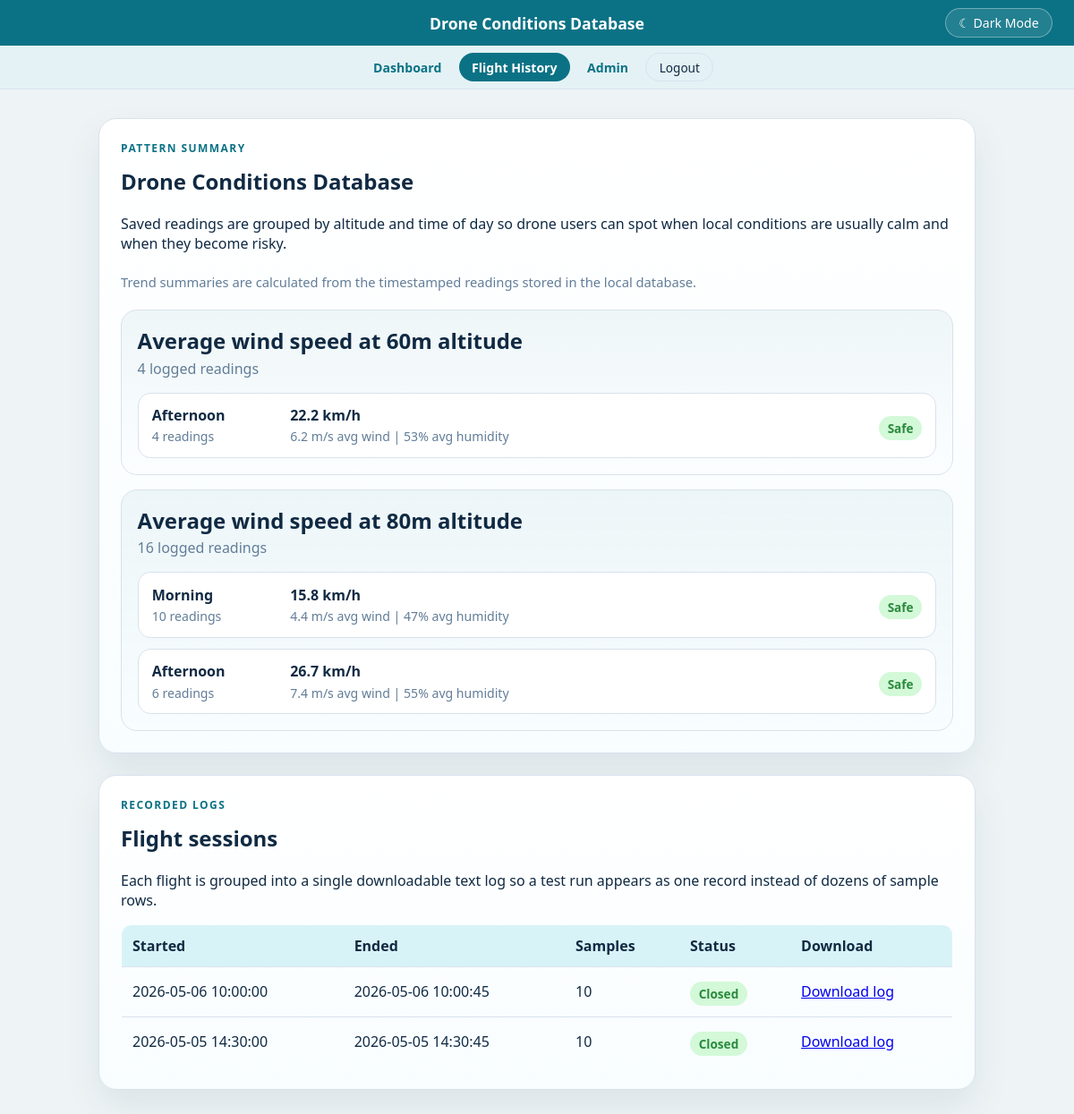
Before: /flight-data/ with the older database file.
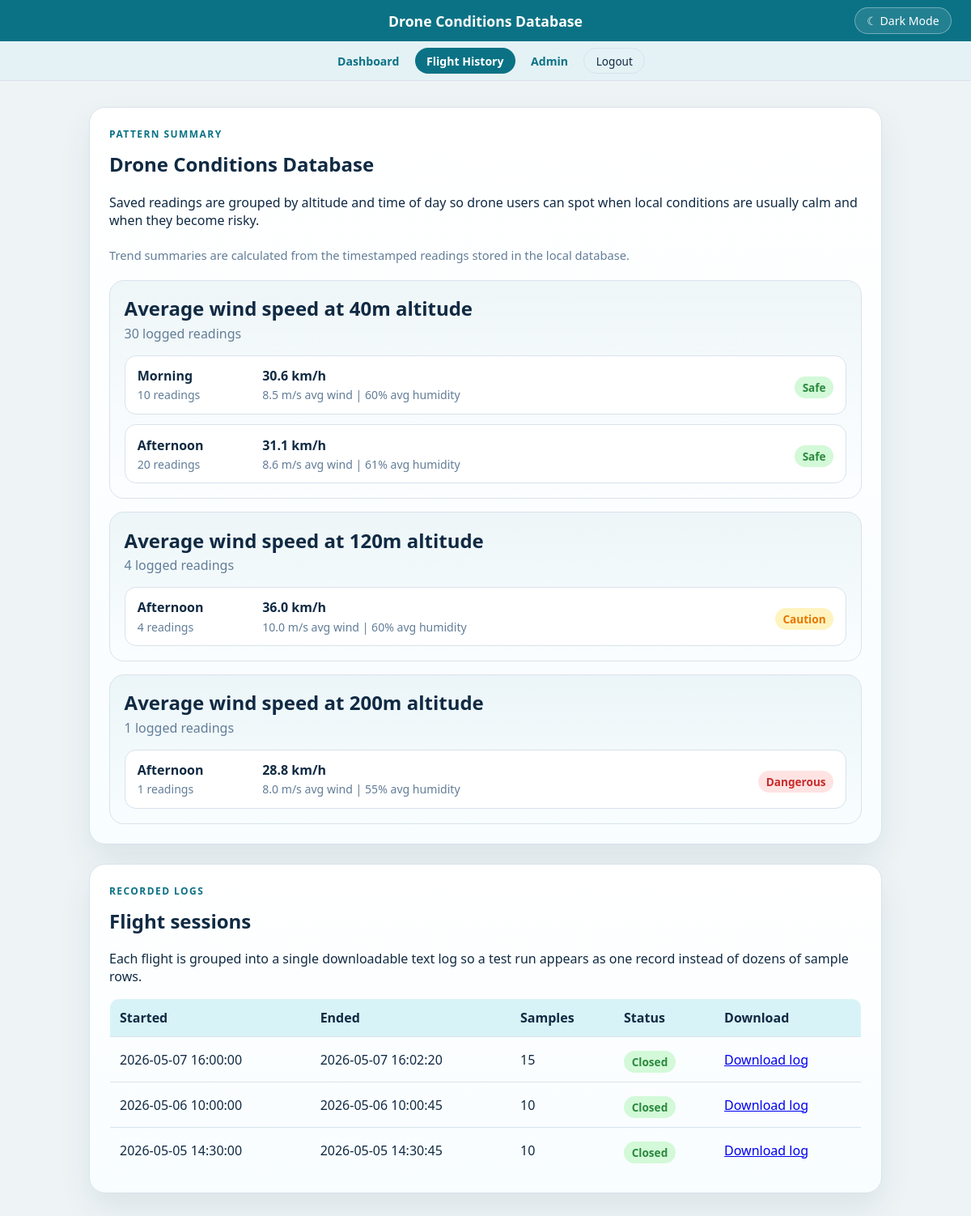
After: the same page with the newer database file.
### flight_monitoring/models.py (models this page shows, shortened)
class FlightSession(models.Model):
	started_at = models.DateTimeField(default=timezone.now, db_index=True)
	last_sample_at = models.DateTimeField(null=True, blank=True, db_index=True)
	ended_at = models.DateTimeField(null=True, blank=True, db_index=True)
	sample_count = models.PositiveIntegerField(default=0)
	log_text = models.TextField(blank=True)
	class Meta:
		ordering = ["-started_at"]

class FlightData(models.Model):
	SAFE = "Safe"
	CAUTION = "Caution"
	DANGEROUS = "Dangerous"
	SAFETY_STATUS_CHOICES = [
		(SAFE, "Safe"),
		(CAUTION, "Caution"),
		(DANGEROUS, "Dangerous"),
	]
	wind_speed = models.DecimalField(max_digits=5, decimal_places=2)
	humidity = models.DecimalField(max_digits=5, decimal_places=2)
	altitude = models.DecimalField(max_digits=7, decimal_places=2)
	timestamp = models.DateTimeField(default=timezone.now, db_index=True)
	safety_rating = models.CharField(
		max_length=10,
		choices=SAFETY_STATUS_CHOICES,
		default=SAFE,
		editable=False,
	)
	class Meta:
		ordering = ["-timestamp"]

### flight_monitoring/views.py (the view)
# urls.py: path("flight-data/", flight_data_list, name="flight_data_list"),
def flight_data_list(request):
	_close_stale_flight_sessions()
	flight_data = list(FlightData.objects.all())
	for record in flight_data:
		record.time_period_label = get_time_period(record.timestamp)
		record.wind_speed_kmh = wind_speed_to_kmh(record.wind_speed)
	conditions_summary = build_conditions_summary(flight_data)
	flight_sessions = list(FlightSession.objects.all())
	return render(
		request,
		"flight_monitoring/flight_logs.html",
		{
			"flight_data": flight_data,
			"flight_sessions": flight_sessions,
			"conditions_summary": conditions_summary,
		},
	)

### flight_monitoring/utils.py (called while the page is built)
def calculate_flight_safety_status(wind_speed, humidity, altitude):
	wind_speed = float(wind_speed)
	humidity = float(humidity)
	altitude = float(altitude)
	if wind_speed > 20 or humidity > 90 or altitude > 200:
		return "Dangerous"
	if wind_speed > 12 or humidity > 75 or altitude > 120:
		return "Caution"
	return "Safe"

def wind_speed_to_kmh(wind_speed):
	return round(float(wind_speed) * 3.6, 1)

def get_time_period(timestamp):
	local_timestamp = (
		timezone.localtime(timestamp) if timezone.is_aware(timestamp) else timestamp
	)
	hour = local_timestamp.hour
	for label, start_hour, end_hour in TIME_PERIODS:
		if start_hour <= hour < end_hour:
			return label
	return "Night"

def get_altitude_band(altitude):
	band = int(round(float(altitude) / 20.0) * 20)
	return max(20, band)

### flight_monitoring/views.py (called while the page is built)
def _close_stale_flight_sessions(now=None):
	now = now or timezone.now()
	cutoff = now - FLIGHT_SESSION_GAP
	stale_sessions = FlightSession.objects.filter(
		ended_at__isnull=True,
		last_sample_at__isnull=False,
		last_sample_at__lt=cutoff,
	)
	for session in stale_sessions:
		session.close()
		session.save(update_fields=["ended_at"])

### flight_monitoring/templates/flight_monitoring/flight_logs.html (shortened to what this page needs)
{% load static %}
<!DOCTYPE html>
<html lang="en" data-theme="">
<head>
    <link rel="stylesheet" href="{% static 'css/home.css' %}?v=3">
    <link rel="stylesheet" href="{% static 'css/flight_history.css' %}">
</head>
<body class="history-page">
    <header class="site-header">
        <span class="site-header__title">Drone Conditions Database</span>
        <button class="theme-toggle header-theme-toggle" onclick="toggleDarkMode()" id="themeToggle">&#9790; Dark Mode</button>
    </header>
    <nav class="site-nav">
        <a href="{% url 'flight_monitoring:dashboard' %}">Dashboard</a>
        <a href="{% url 'flight_monitoring:flight_data_list' %}" class="active">Flight History</a>
        <a href="{% url 'admin:index' %}">Admin</a>
        <form action="{% url 'logout' %}" method="post" style="margin:0">
            <button type="button" class="logout-btn" onclick="this.closest('form').submit()">Logout</button>
        </form>
    </nav>
    <main class="history-layout">
        <section class="panel">
            <p class="eyebrow">Pattern Summary</p>
            <h1>Drone Conditions Database</h1>
            <p>Saved readings are grouped by altitude and time of day so drone users can spot when local conditions are usually calm and when they become risky.</p>
            <span class="caption">Trend summaries are calculated from the timestamped readings stored in the local database.</span>
            {% if conditions_summary %}
                <div class="pattern-grid">
                    {% for summary in conditions_summary %}
                        <article class="pattern-card">
                            <div class="pattern-card__header">
                                <div>
                                    <h2>Average wind speed at {{ summary.altitude_label }} altitude</h2>
                                    <p>{{ summary.total_readings }} logged readings</p>
                                </div>
                            </div>
                            <div class="pattern-list">
                                {% for period in summary.periods %}
                                    <div class="pattern-row">
                                        <div class="pattern-row__time">
                                            <strong>{{ period.label }}</strong>
                                            <span>{{ period.sample_count }} readings</span>
                                        </div>
                                        <div class="pattern-row__metrics">
                                            <strong>{{ period.avg_wind_speed_kmh|floatformat:1 }} km/h</strong>
                                            <span>{{ period.avg_wind_speed_mps|floatformat:1 }} m/s avg wind | {{ period.avg_humidity|floatformat:0 }}% avg humidity</span>
                                        </div>
                                        <span class="badge {% if period.safety_rating == 'Safe' %}badge--safe{% elif period.safety_rating == 'Caution' %}badge--caution{% else %}badge--dangerous{% endif %}">{{ period.safety_rating }}</span>
                                    </div>
                                {% endfor %}
                            </div>
                        </article>
                    {% endfor %}
                </div>
            {% else %}
                <p class="empty-state">No saved readings are available yet, so there are no local patterns to show.</p>
            {% endif %}
        </section>
        <section class="panel">
            <p class="eyebrow">Recorded Logs</p>
            <h2>Flight sessions</h2>
            <p>Each flight is grouped into a single downloadable text log so a test run appears as one record instead of dozens of sample rows.</p>
            {% if flight_sessions %}
                <table>
                    <thead>
                        <tr>
                            <th>Started</th>
                            <th>Ended</th>
                            <th>Samples</th>
                            <th>Status</th>
                            <th>Download</th>
                        </tr>
                    </thead>
                    <tbody>
                        {% for item in flight_sessions %}
                            <tr>
                                <td>{{ item.started_at|date:"Y-m-d H:i:s" }}</td>
                                <td>{% if item.ended_at %}{{ item.ended_at|date:"Y-m-d H:i:s" }}{% else %}In progress{% endif %}</td>
                                <td>{{ item.sample_count }}</td>
                                <td>
                                    {% if item.ended_at %}
                                        <span class="badge badge--safe">Closed</span>
                                    {% else %}
                                        <span class="badge badge--caution">Active</span>
                                    {% endif %}
                                </td>
                                <td><a href="{% url 'flight_monitoring:flight_session_download' item.id %}">Download log</a></td>
                            </tr>
                        {% endfor %}
                    </tbody>
                </table>
            {% else %}
                <p class="empty-state">No flight sessions are available yet.</p>
            {% endif %}
        </section>
    </main>
</body>
</html>

### flight_monitoring/static/css/home.css (style rules this page uses)
:root { --bg: #eef4f6; --panel: #ffffff; --ink: #102a43; --muted: #627d98; --accent: #0b7285; --accent-soft: #d8f3f7; --border: #d9e2ec; --header-bg: #0b7285; --header-ink: #ffffff; --nav-bg: #e4f2f5; --nav-ink: #0b7285; }
* { box-sizing: border-box; }
body { margin: 0; font-family: "Segoe UI", sans-serif; background: var(--bg); color: var(--ink); transition: background 0.2s, color 0.2s; }
.site-header { background: var(--header-bg); color: var(--header-ink); padding: 0.85rem 1.5rem; display: flex; align-items: center; justify-content: center; text-align: center; position: relative; }
.site-header__title { font-size: 1.1rem; font-weight: 700; margin: 0; }
.theme-toggle { border: 1px solid rgba(255,255,255,0.35); background: rgba(255,255,255,0.1); color: inherit; padding: 0.4rem 0.9rem; border-radius: 999px; cursor: pointer; font: inherit; font-size: 0.88rem; position: absolute; right: 1.5rem; top: 50%; transform: translateY(-50%); }
.site-header .header-theme-toggle { position: absolute; right: 1.5rem; top: 50%; transform: translateY(-50%); }
.site-nav { background: var(--nav-bg); display: flex; align-items: center; justify-content: center; flex-wrap: wrap; gap: 0.3rem; padding: 0.5rem 1.5rem; border-bottom: 1px solid var(--border); }
.site-nav a { text-decoration: none; color: var(--nav-ink); font-weight: 600; font-size: 0.88rem; padding: 0.4rem 0.9rem; border-radius: 999px; transition: background 0.15s, color 0.15s; }
.site-nav a:hover, .site-nav a.active { background: var(--accent); color: #fff; }
.site-nav .logout-btn { border: 1px solid var(--border); background: transparent; color: var(--ink); padding: 0.35rem 0.9rem; border-radius: 999px; font: inherit; font-size: 0.85rem; cursor: pointer; }
main { width: min(1280px, calc(100% - 3rem)); margin: 0 auto; padding: 2.5rem 0 4rem; }
h1, h2, p { margin-top: 0; }
.panel { background: linear-gradient(180deg, var(--panel), #f8fdff); border: 1px solid var(--border); border-radius: 16px; padding: 1.75rem; box-shadow: 0 20px 50px rgba(16,42,67,0.08); }
.eyebrow { text-transform: uppercase; letter-spacing: 0.12em; font-size: 0.75rem; color: var(--accent); font-weight: 700; margin-bottom: 0.75rem; }
.badge { display: inline-block; margin-top: 0.35rem; padding: 0.28rem 0.75rem; border-radius: 999px; font-size: 1rem; font-weight: 700; }
.badge--safe { background: #d1fae5; color: #065f46; }
.badge--caution { background: #fef3c7; color: #92400e; }
.badge--dangerous { background: #fee2e2; color: #991b1b; }
.caption { display: inline-block; margin-top: 0.35rem; color: var(--muted); font-size: 0.92rem; }
table { width: 100%; border-collapse: collapse; margin-top: 1rem; overflow: hidden; border-radius: 12px; border: 1px solid var(--border); }
thead th { text-align: left; padding: 0.75rem; background: var(--accent-soft); border-bottom: 1px solid var(--border); }
tbody td { padding: 0.7rem 0.75rem; border-bottom: 1px solid var(--border); }
tbody tr:last-child td { border-bottom: 0; }
form { display: grid; gap: 1rem; }

Changed rows visible on the page:
added FlightData: label "Afternoon", sample_count "1", avg_wind_speed_kmh "28.8", avg_wind_speed_mps "8.0", avg_humidity "55", safety_rating "Dangerous"
added FlightSession: started_at "2026-05-07 16:00:00", ended_at "2026-05-07 16:02:20", sample_count "15", shows "Closed"
Other visible differences:
new list line: "Average wind speed at 40m altitude 30 logged readings Morning 10 readings 30.6 km/h 8.5 m/s avg wind | 60 % avg humidity Safe Afternoon 20 readings 31.1 km/h 8.6 m/s avg wind | 61 % avg humidity Safe"
new list line: "Average wind speed at 120m altitude 4 logged readings Afternoon 4 readings 36.0 km/h 10.0 m/s avg wind | 60 % avg humidity Caution"
new list line: "Average wind speed at 200m altitude 1 logged readings"
list line gone: "Average wind speed at 60m altitude 4 logged readings Afternoon 4 readings 22.2 km/h 6.2 m/s avg wind | 53 % avg humidity Safe"
list line gone: "Average wind speed at 80m altitude 16 logged readings Morning 10 readings 15.8 km/h 4.4 m/s avg wind | 47 % avg humidity Safe Afternoon 6 readings 26.7 km/h 7.4 m/s avg wind | 55 % avg humidity Safe"
